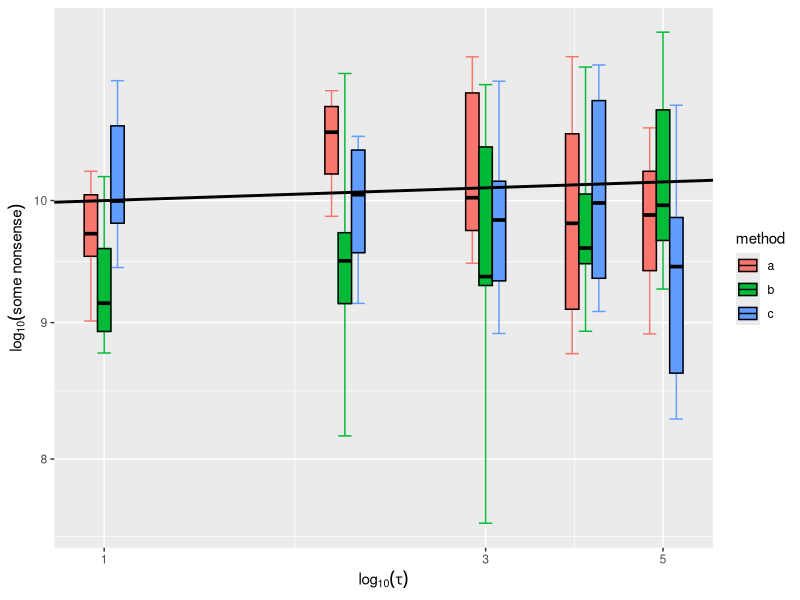

R code for this plot:


library(ggplot2)
library(dplyr)

a=rnorm(30,10,1)
b=rnorm(30,10,1)
c=rnorm(30,10,1)
dat=data.frame(method=rep(c("a","b","c"),each=30),
               measurement=c(a,b,c),
               tau=rep(1:5))


sumDat=dat %>% group_by(method,tau) %>%
  summarise(median = median(measurement),
            lower25=quantile(measurement,prob=.25),
            upper75=quantile(measurement,prob=.75),
            min=min(measurement),
            max=max(measurement))

           
ggplot(data = sumDat,aes(x=tau,y=median,col=method,fill=method))+
  ### width controls how wide these are, can change all below if they are too wide to see tau linear relationship well with real data
  geom_errorbar(aes(ymin=min,ymax=max),width=.05,position = "dodge")+
  geom_crossbar(aes(ymin=lower25,ymax=upper75),width=.05,position = "dodge")+
  geom_crossbar(aes(ymin=lower25,ymax=upper75),color="black",width=.05,position = "dodge")+
  ####
  scale_y_log10()+
  scale_x_log10()+
  ylab(expression(log[10]("some nonsense")))+
  xlab(expression(log[10](tau)))+
  ### add true line below
  geom_abline(slope = .01,intercept = 1,size=1)
